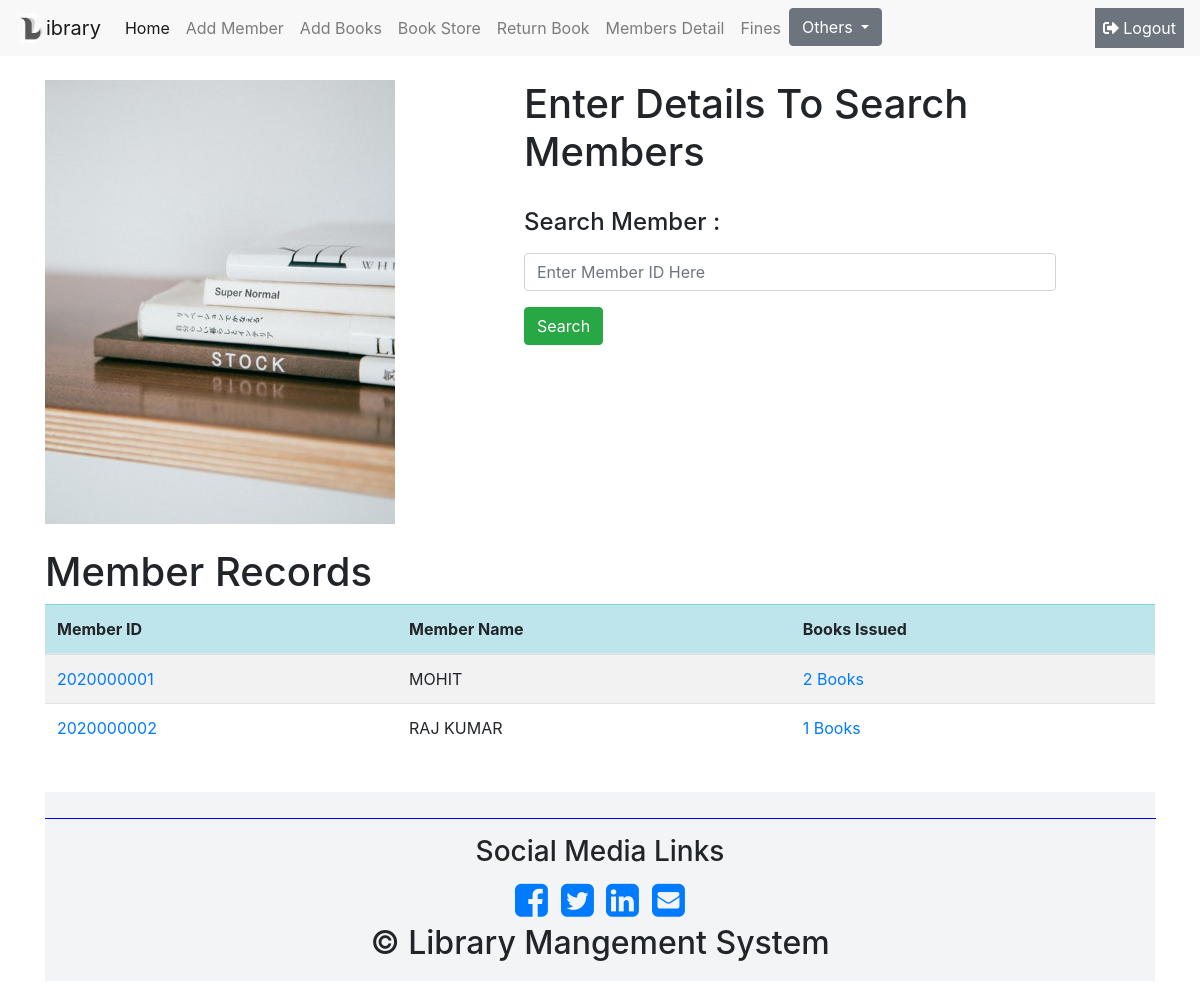
The page /library_admins/members.php (signed in) on the database its author committed.
### tables this page shows
CREATE TABLE IF NOT EXISTS `members` (
  `id` bigint(15) NOT NULL AUTO_INCREMENT,
  `name` varchar(50) NOT NULL,
  `number` bigint(15) NOT NULL,
  `address` text NOT NULL,
  `image` varchar(50) NOT NULL DEFAULT 'profile1.png',
  PRIMARY KEY (`id`)
);

### library_admins/members.php (the view, shortened to what this page needs)
<!doctype html>
<html lang="en">
<head>
</head>
<body>
<?php include('nav.php'); ?>
<br>
<div class = "container">
	<div class="row">
		<div class="col-md-4">
			<img class="banner img-responsive" src="image/library.jpg"/ width='100%'>
		</div>
		<div class="col-md-8" style="padding:0 10%;" >
		<h1>Enter Details To Search Members</h1><br>
			<form action="members.php" method="post" enctype="multipart/form-data">
				<div class="form-group">
				<label><h4>Search Member :</h4></label>
				<input class="form-control" type="text" name="search_id" placeholder="Enter Member ID Here" required />
				</div>
				<div class="form-group">
				<input type="submit" class="btn btn-success" name="submit" value="Search"/>
				</div>
			</form>
		</div>
	</div>
	<br>
	  <h1>Member Records</h1>
	<div class="table-responsive">
		<table class="table table-striped ">
		<thead>
		<tr class="table-info">
		<th>Member ID</th>
		<th>Member Name</th>
		<th>Books Issued</th>
		</tr>
		</thead>
		<tbody>
		<?php
		if(isset($_POST['submit']) && $_POST['search_id']!== ''){
			$id=$_POST['search_id'];
			$conn = mysqli_connect('localhost','root','','library');
			$query = "select distinct * from members where id='$id'";
			$results = mysqli_query($conn,$query);
			foreach ($results as $value) {
				$id = $value['id'];
				$name=$value['name'];
				$query = "select * from book_loans where loan_id='$id'";
				$result = mysqli_query($conn,$query);
				$row=mysqli_num_rows($result);
				echo "<tr>";
				echo "<td class='info'><a href='info.php?id=$id'>".$id. "</a></td>";
				echo "<td class='info' style='text-transform:uppercase' >".$name. "</td>";
				echo "<td class='info'><a href='info.php?id=$id'>" .$row. " Books" . "</a></td>";
				echo "</tr>";
			}
		}
		else{
			$conn = mysqli_connect('localhost','root','','library');
			$query = "select * from members";
			$results = mysqli_query($conn,$query);
			foreach ($results as $value) {
				$id = $value['id'];
				$name=$value['name'];
				$query = "select * from book_loans where loan_id='$id'";
				$result = mysqli_query($conn,$query);
				$row=mysqli_num_rows($result);
				echo "<tr>";
				echo "<td class='info'><a href='info.php?id=$id'>".$id. "</a></td>";
				echo "<td class='info' style='text-transform:uppercase' >".$name. "</td>";
				echo "<td class='info'><a href='info.php?id=$id'>" .$row. " Books" . "</a></td>";
				echo "</tr>";
			}
		}
		?>
		</tbody>
		</table>
	</div>
	<div class="footer">
		<?php include('footer.php'); ?>
	</div>
</div>
</body>
</html>

### rows shown on the page
members: id "2020000001", name "MOHIT", row "2"
members: id "2020000002", name "RAJ KUMAR", row "1"
